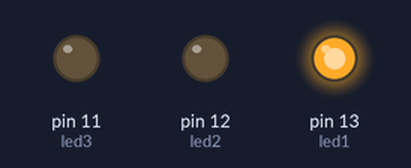
The sketch below on a simulated Arduino Uno, built with avr-gcc and run on an emulated ATmega328P. Shown: output pins drawn as LEDs (lit = HIGH).

Above: at 0.2 s.
At 0.7 s:
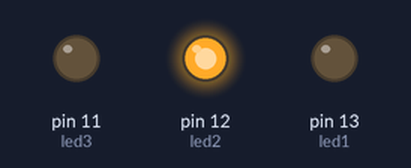
At 2.7 s:
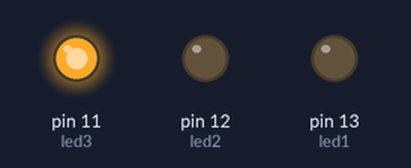
Timing chart, 0 to 3.5 s (numbered marks = the images above):
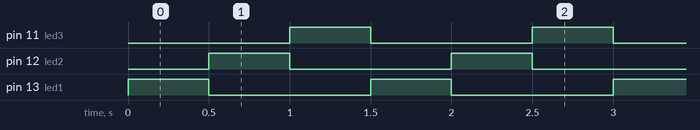

The sketch:

3LED.ino
```cpp
// Q5 - Three LEDs Blinking in Sequence

const int led1 = 13;
const int led2 = 12;
const int led3 = 11;

void setup() {
  pinMode(led1, OUTPUT);
  pinMode(led2, OUTPUT);
  pinMode(led3, OUTPUT);
}

void loop() {

  // LED1 ON
  digitalWrite(led1, HIGH);
  digitalWrite(led2, LOW);
  digitalWrite(led3, LOW);
  delay(500);

  // LED2 ON
  digitalWrite(led1, LOW);
  digitalWrite(led2, HIGH);
  digitalWrite(led3, LOW);
  delay(500);

  // LED3 ON
  digitalWrite(led1, LOW);
  digitalWrite(led2, LOW);
  digitalWrite(led3, HIGH);
  delay(500);

}
```

Measured:
- by itself, pin 11 (led3), pin 12 (led2), pin 13 (led1): alternates HIGH for 0.50 s and LOW for 1.0 s
- by itself, everything shown: repeats every 1.5 s, in 3 steps
